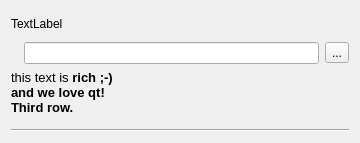
<ui version="4.0" >
 <class>configElement</class>
 <widget class="QWidget" name="configElement" >
  <property name="geometry" >
   <rect>
    <x>0</x>
    <y>0</y>
    <width>360</width>
    <height>143</height>
   </rect>
  </property>
  <property name="sizePolicy" >
   <sizepolicy vsizetype="Expanding" hsizetype="Expanding" >
    <horstretch>0</horstretch>
    <verstretch>0</verstretch>
   </sizepolicy>
  </property>
  <property name="minimumSize" >
   <size>
    <width>0</width>
    <height>0</height>
   </size>
  </property>
  <property name="sizeIncrement" >
   <size>
    <width>234</width>
    <height>0</height>
   </size>
  </property>
  <property name="windowTitle" >
   <string>Form</string>
  </property>
  <layout class="QGridLayout" >
   <item row="0" column="0" >
    <layout class="QVBoxLayout" >
     <item>
      <widget class="QLabel" name="variableName" >
       <property name="text" >
        <string>TextLabel</string>
       </property>
      </widget>
     </item>
     <item>
      <layout class="QGridLayout" >
       <item row="0" column="0" >
        <widget class="QLabel" name="iconLabel" >
         <property name="text" >
          <string/>
         </property>
         <property name="pixmap" >
          <pixmap resource="../resources.qrc" >:/icons/start_ally.xpm</pixmap>
         </property>
        </widget>
       </item>
       <item row="0" column="1" >
        <widget class="QLineEdit" name="lineEdit" />
       </item>
       <item row="0" column="2" >
        <widget class="QToolButton" name="fileBrowserToolButton" >
         <property name="text" >
          <string>...</string>
         </property>
        </widget>
       </item>
      </layout>
     </item>
    </layout>
   </item>
   <item row="1" column="0" >
    <widget class="QLabel" name="descriptionLabel" >
     <property name="text" >
      <string>&lt;html>&lt;head>&lt;meta name="qrichtext" content="1" />&lt;style type="text/css">
p, li { white-space: pre-wrap; }
&lt;/style>&lt;/head>&lt;body style=" font-family:'Sans Serif'; font-size:10pt; font-weight:400; font-style:normal;">
&lt;p style=" margin-top:0px; margin-bottom:0px; margin-left:0px; margin-right:0px; -qt-block-indent:0; text-indent:0px; font-size:9pt;">&lt;span style=" font-size:10pt;">this text is &lt;/span>&lt;span style=" font-size:10pt; font-weight:600;">rich ;-)&lt;/span>&lt;/p>
&lt;p style=" margin-top:0px; margin-bottom:0px; margin-left:0px; margin-right:0px; -qt-block-indent:0; text-indent:0px; font-weight:600;">and we love qt!&lt;/p>
&lt;p style=" margin-top:0px; margin-bottom:0px; margin-left:0px; margin-right:0px; -qt-block-indent:0; text-indent:0px; font-weight:600;">Third row.&lt;/p>&lt;/body>&lt;/html></string>
     </property>
     <property name="alignment" >
      <set>Qt::AlignLeading|Qt::AlignLeft|Qt::AlignTop</set>
     </property>
     <property name="wordWrap" >
      <bool>true</bool>
     </property>
    </widget>
   </item>
   <item row="2" column="0" >
    <widget class="Line" name="line" >
     <property name="orientation" >
      <enum>Qt::Horizontal</enum>
     </property>
    </widget>
   </item>
  </layout>
 </widget>
 <resources>
  <include location="../resources.qrc" />
 </resources>
 <connections/>
</ui>
